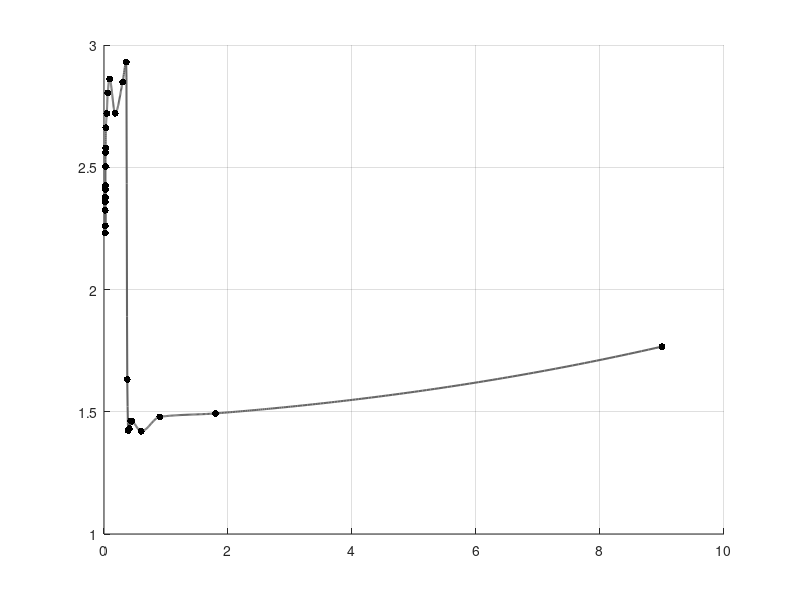

Source code (MATLAB): (Note: this script raises an error after producing the figure.)

clear; clc; close all;
v = [9.0000, 1.8000, 0.9000, 0.6000, 0.4500, 0.4286, 0.4091, 0.3913, 0.3750, 0.3600, ...
     0.3000, 0.1800, 0.0900, 0.0600, 0.0450, 0.0300, 0.0257, 0.0240, 0.0231, 0.0228, ...
     0.0227, 0.0226, 0.0225, 0.0220, 0.0209, 0.0205, 0.0200, 0.0180];
 
F = [1.7666, 1.4933, 1.4792, 1.4202, 1.46095, 1.46255, 1.4310, 1.4233, 1.6325, 2.93015, ...
     2.84835, 2.72105, 2.8608, 2.8041, 2.72015, 2.661633333, 2.5786, 2.56095, 2.5026, 2.4228, ...
     2.4257, 2.4096, 2.3775, 2.3582, 2.2598, 2.3240, 2.2309, 2.3714];

[v_sorted, sort_idx] = sort(v);
F_sorted = F(sort_idx);

figure('Color', 'w', 'Position', [100, 100, 1000, 650]);
hold on; grid on;

v_fit = logspace(log10(min(v_sorted)), log10(max(v_sorted)), 500); 
F_fit = interp1(v_sorted, F_sorted, v_fit, 'pchip'); 
plot(v_fit, F_fit, '-', 'Color', [0.4 0.4 0.4], 'LineWidth', 1.5, 'HandleVisibility', 'off'); 

plot(v_sorted, F_sorted, 'o', 'Color', 'k', 'MarkerSize', 5, ...
    'MarkerFaceColor', 'k', 'MarkerEdgeColor', 'none');

v_min = 0.0225; F_min = F(v == v_min); 
v_max =0.375; F_max = F(v == v_max); 

xline(v_min, '--r', 'LineWidth', 1.5, 'Alpha', 0.7);
xline(v_max, '--r', 'LineWidth', 1.5, 'Alpha', 0.7);
plot(v_min, F_min, 'ro', 'MarkerSize', 6, 'MarkerFaceColor', 'r');
plot(v_max, F_max, 'ro', 'MarkerSize', 6, 'MarkerFaceColor', 'r');
set(gca, 'XScale', 'log');
y_text_pos = 3.3; 
text(0.021, y_text_pos, sprintf('Low-Speed Zone\n(Continuous White)'), ...
    'HorizontalAlignment', 'right', 'Color', [0 0.4 0.7], 'FontSize', 11, 'FontWeight', 'bold');
text(sqrt(v_min * v_max), y_text_pos, sprintf('Stick-Slip\nOscillation Zone'), ...
    'HorizontalAlignment', 'center', 'Color', [0.8 0.3 0], 'FontSize', 11, 'FontWeight', 'bold');
text(0.42, y_text_pos, sprintf('High-Speed Zone\n(Continuous Transparent)'), ...
    'HorizontalAlignment', 'left', 'Color', [0 0.5 0], 'FontSize', 11, 'FontWeight', 'bold');
ylim([1.2, 3.6]); 
xlabel('Peel Velocity (cm/s)', 'FontSize', 14, 'FontWeight', 'bold', 'FontName', 'Times New Roman');
ylabel('Mean Peel Force (N)', 'FontSize', 14, 'FontWeight', 'bold', 'FontName', 'Times New Roman');
title('Force vs. Velocity: Polymeric Stick-Slip Transition', 'FontSize', 16, 'FontWeight', 'bold', 'FontName', 'Times New Roman');
set(gca, 'FontSize', 12, 'LineWidth', 1.2);
box on;
hold off;
